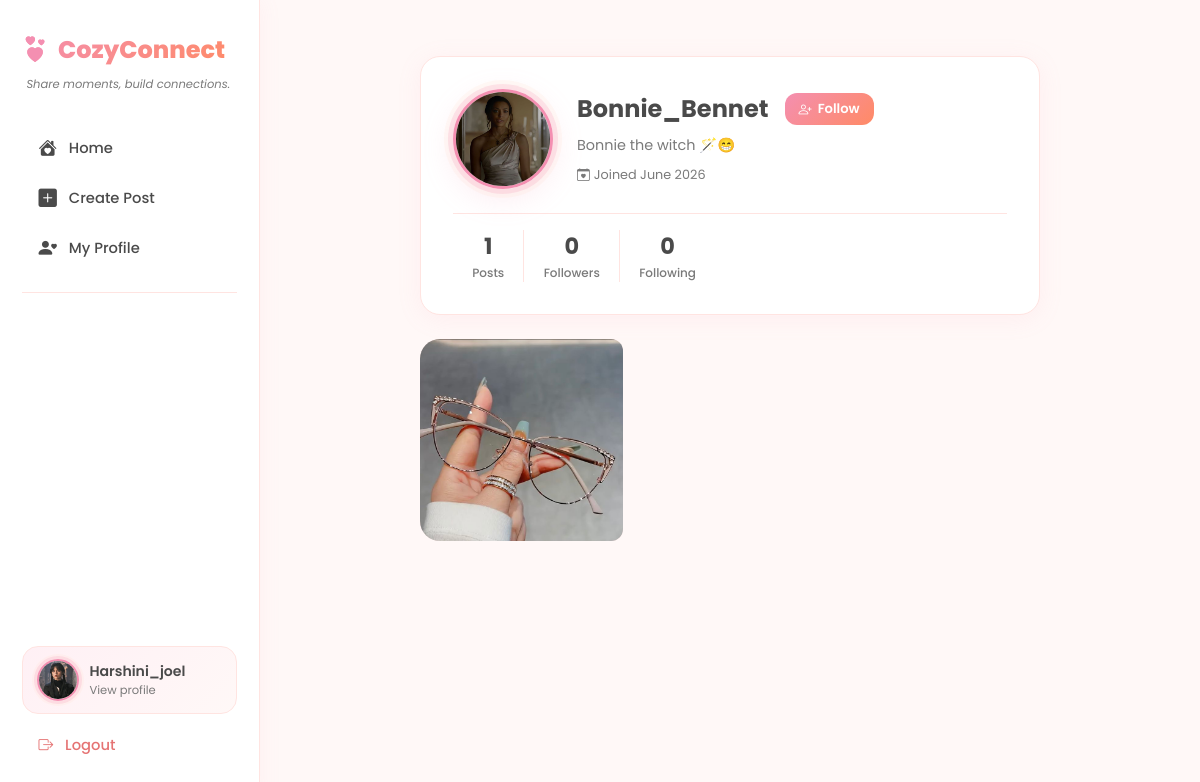
The app's page /profile/Bonnie_Bennet/ (signed in) with its own data.
### social/models.py (models this page shows, shortened)
class Profile(models.Model):
    user = models.OneToOneField(
        User,
        on_delete=models.CASCADE,
        related_name='profile'
    )
    bio = models.TextField(max_length=300, blank=True)
    avatar = models.ImageField(
        upload_to='avatars/',
        default='avatars/default.png',
        blank=True
    )
    def get_followers_count(self):
        return Follow.objects.filter(following=self.user).count()
    def get_following_count(self):
        return Follow.objects.filter(follower=self.user).count()
    def get_posts_count(self):
        return Post.objects.filter(author=self.user).count()

class Post(models.Model):
    author = models.ForeignKey(
        User,
        on_delete=models.CASCADE,
        related_name='posts'
    )
    caption = models.TextField(max_length=500, blank=True)
    image = models.ImageField(
        upload_to='posts/',
        blank=True,
        null=True
    )
    created_at = models.DateTimeField(auto_now_add=True)
    class Meta:
        ordering = ['-created_at']

### social/views.py (the view)
# urls.py: path('profile/<str:username>/', views.profile_view, name='profile'),
@login_required(login_url='login')
def profile_view(request, username):
    profile_user = get_object_or_404(User, username=username)
    profile = profile_user.profile
    posts = Post.objects.filter(author=profile_user)
    is_following = Follow.objects.filter(
        follower=request.user,
        following=profile_user
    ).exists()
    return render(request, 'social/profile.html', {
        'profile_user': profile_user,
        'profile': profile,
        'posts': posts,
        'is_following': is_following,
        'followers_count': profile.get_followers_count(),
        'following_count': profile.get_following_count(),
        'posts_count': profile.get_posts_count(),
    })

### templates/social/profile.html (shortened to what this page needs)
{% extends 'social/base.html' %}
{% block content %}
<div class="content-center">
    <div class="profile-header-card">
        <div class="d-flex align-items-center gap-4 flex-wrap">
            <div class="avatar-cozy avatar-lg">
                {% if profile.avatar %}
                <img src="{{ profile.avatar.url }}" alt="avatar">
                {% else %}
                <div class="avatar-init">{{ profile_user.username|first|upper }}</div>
                {% endif %}
            </div>
            <div class="flex-fill">
                <div class="d-flex align-items-center gap-3 flex-wrap mb-2">
                    <h4 style="font-weight:700;color:var(--text);margin:0;">{{ profile_user.username }}</h4>
                    {% if request.user == profile_user %}
                    <a href="{% url 'edit_profile' %}" class="btn-cozy-outline"
                        style="font-size:0.82rem;padding:6px 14px;">
                        <i class="bi bi-pencil-heart"></i> Edit Profile
                    </a>
                    {% else %}
                    <a href="{% url 'follow' username=profile_user.username %}"
                        class="{% if is_following %}btn-cozy-outline{% else %}btn-cozy{% endif %}"
                        style="font-size:0.82rem;padding:6px 14px;">
                        {% if is_following %}
                        <i class="bi bi-person-dash"></i> Unfollow
                        {% else %}
                        <i class="bi bi-person-plus"></i> Follow
                        {% endif %}
                    </a>
                    {% endif %}
                </div>
                {% if profile.bio %}
                <p class="profile-bio mb-2">{{ profile.bio }}</p>
                {% else %}
                <p style="color:var(--muted);font-size:0.88rem;font-style:italic;" class="mb-2">No bio yet...</p>
                {% endif %}
                <div style="font-size:0.8rem;color:var(--muted);">
                    <i class="bi bi-calendar-heart me-1"></i>Joined {{ profile_user.date_joined|date:"F Y" }}
                </div>
            </div>
        </div>
        <div class="d-flex mt-4 pt-3" style="border-top:1.5px solid var(--border);">
            <div class="stat-box">
                <span class="stat-num">{{ posts_count }}</span>
                <span class="stat-label">Posts</span>
            </div>
            <div class="stat-box">
                <span class="stat-num">{{ followers_count }}</span>
                <span class="stat-label">Followers</span>
            </div>
            <div class="stat-box">
                <span class="stat-num">{{ following_count }}</span>
                <span class="stat-label">Following</span>
            </div>
        </div>
    </div>
    {% if posts %}
    <div class="posts-grid">
        {% for post in posts %}
        <div class="grid-post">
            {% if post.image %}
            <img src="{{ post.image.url }}" alt="post">
            {% else %}
            <div class="grid-post-placeholder">
                <i class="bi bi-chat-heart" style="font-size:1.5rem;color:var(--rose);"></i>
                <span>{{ post.caption|truncatechars:25 }}</span>
            </div>
            {% endif %}
        </div>
        {% endfor %}
    </div>
    {% endif %}
</div>
{% endblock %}

### templates/social/base.html (shortened to what this page needs)
<!DOCTYPE html>
<html lang="en">
<head>
    <link href="https://cdn.jsdelivr.net/npm/bootstrap@5.3.0/dist/css/bootstrap.min.css" rel="stylesheet">
    <link href="https://cdn.jsdelivr.net/npm/bootstrap-icons@1.10.5/font/bootstrap-icons.css" rel="stylesheet">
</head>
<body>
    {% if user.is_authenticated %}
    <aside class="sidebar">
        <a href="{% url 'feed' %}" class="sidebar-brand">
            <i class="bi bi-hearts"></i>
            <span>CozyConnect</span>
        </a>
        <p class="sidebar-tagline">Share moments, build connections.</p>
        <nav>
            <a href="{% url 'feed' %}" class="nav-item-custom">
                <i class="bi bi-house-heart-fill"></i>
                <span>Home</span>
            </a>
            <a href="{% url 'create_post' %}" class="nav-item-custom">
                <i class="bi bi-plus-square-fill"></i>
                <span>Create Post</span>
            </a>
            <a href="{% url 'profile' username=request.user.username %}" class="nav-item-custom">
                <i class="bi bi-person-heart"></i>
                <span>My Profile</span>
            </a>
        </nav>
        <div class="sidebar-divider"></div>
        <div class="sidebar-bottom">
            <a href="{% url 'profile' username=request.user.username %}" class="user-pill">
                <div class="avatar-cozy">
                    {% if user.profile.avatar %}
                    <img src="{{ user.profile.avatar.url }}" alt="avatar">
                    {% else %}
                    <div class="avatar-init">{{ user.username|first|upper }}</div>
                    {% endif %}
                </div>
                <div>
                    <div class="user-pill-name">{{ user.username }}</div>
                    <div class="user-pill-sub">View profile</div>
                </div>
            </a>
            <a href="{% url 'logout' %}" class="logout-btn">
                <i class="bi bi-box-arrow-right"></i>
                <span>Logout</span>
            </a>
        </div>
    </aside>
    {% endif %}
    <div
        class="{% if user.is_authenticated %}main-content{% else %}d-flex align-items-center justify-content-center min-vh-100{% endif %}">
        {% block content %}{% endblock %}
    </div>
</body>
</html>

### templates/social/base.html (style rules this page uses)
:root { --bg: #FFF8F7; --card: #FFFFFF; --primary: #F8BBD0; --peach: #FFD6C2; --rose: #F48FB1; --rose-dark: #E91E8C; --text: #4A4A4A; --muted: #7A7A7A; --border: #FFE4E1; --radius: 20px; --shadow: 0 4px 24px rgba(244, 143, 177, 0.10); --shadow-hover: 0 8px 32px rgba(244, 143, 177, 0.18); }
* { box-sizing: border-box; margin: 0; padding: 0; }
body { background: var(--bg); color: var(--text); font-family: 'Poppins', sans-serif; min-height: 100vh; }
.sidebar { position: fixed; top: 0; left: 0; width: 260px; height: 100vh; background: var(--card); border-right: 1.5px solid var(--border); padding: 2rem 1.4rem; display: flex; flex-direction: column; z-index: 100; box-shadow: 2px 0 20px rgba(244, 143, 177, 0.07); }
.sidebar-brand { font-size: 1.5rem; font-weight: 800; background: linear-gradient(135deg, var(--rose), #FF8A65); -webkit-background-clip: text; -webkit-text-fill-color: transparent; background-clip: text; text-decoration: none; margin-bottom: 2.5rem; display: flex; align-items: center; gap: 10px; }
.sidebar-brand i { -webkit-text-fill-color: var(--rose); font-size: 1.6rem; }
.sidebar-tagline { font-size: 0.72rem; color: var(--muted); margin-top: -2rem; margin-bottom: 2rem; padding-left: 4px; font-style: italic; }
.nav-item-custom { display: flex; align-items: center; gap: 12px; padding: 12px 16px; border-radius: 14px; color: var(--text); text-decoration: none; font-weight: 500; font-size: 0.92rem; transition: all 0.25s ease; margin-bottom: 4px; }
.nav-item-custom i { font-size: 1.15rem; }
.sidebar-divider { height: 1px; background: var(--border); margin: 1rem 0; }
.sidebar-bottom { margin-top: auto; }
.user-pill { display: flex; align-items: center; gap: 10px; padding: 12px 14px; border-radius: 16px; background: linear-gradient(135deg, #FFF0F5, #FFF8F7); text-decoration: none; color: var(--text); transition: all 0.25s; border: 1.5px solid var(--border); margin-bottom: 8px; }
.user-pill-name { font-weight: 600; font-size: 0.88rem; color: var(--text); }
.user-pill-sub { font-size: 0.72rem; color: var(--muted); }
.avatar-cozy { position: relative; display: inline-block; }
.avatar-cozy img, .avatar-cozy .avatar-init { width: 42px; height: 42px; border-radius: 50%; object-fit: cover; border: 2.5px solid var(--rose); box-shadow: 0 0 0 3px rgba(244, 143, 177, 0.2), 0 0 0 5px rgba(255, 214, 194, 0.15); }
.avatar-lg img, .avatar-lg .avatar-init { width: 100px; height: 100px; font-size: 2.2rem; border: 3px solid var(--rose); box-shadow: 0 0 0 5px rgba(244, 143, 177, 0.2), 0 0 0 9px rgba(255, 214, 194, 0.15), 0 8px 32px rgba(244, 143, 177, 0.2); }
.main-content { margin-left: 260px; min-height: 100vh; padding: 2rem 2.5rem; }
.content-center { max-width: 620px; margin: 0 auto; }
.profile-header-card { background: var(--card); border-radius: var(--radius); padding: 2rem; box-shadow: var(--shadow); margin-bottom: 1.5rem; border: 1.5px solid var(--border); }
.profile-bio { color: var(--muted); font-size: 0.9rem; line-height: 1.7; word-wrap: break-word; overflow-wrap: break-word; white-space: pre-wrap; max-width: 100%; display: block; }
.stat-box { text-align: center; padding: 0 1.2rem; border-right: 1px solid var(--border); }
.stat-box:last-child { border-right: none; }
.stat-num { font-size: 1.4rem; font-weight: 700; color: var(--text); display: block; }
.stat-label { font-size: 0.75rem; color: var(--muted); font-weight: 500; }
.posts-grid { display: grid; grid-template-columns: repeat(3, 1fr); gap: 6px; border-radius: var(--radius); overflow: hidden; }
.grid-post { aspect-ratio: 1; overflow: hidden; background: var(--border); position: relative; border-radius: 12px; }
.grid-post img { width: 100%; height: 100%; object-fit: cover; transition: transform 0.3s ease; }
.btn-cozy { background: linear-gradient(135deg, var(--rose), #FF8A65); color: white; border: none; border-radius: 12px; padding: 9px 22px; font-weight: 600; font-family: 'Poppins', sans-serif; font-size: 0.9rem; transition: all 0.25s ease; text-decoration: none; display: inline-flex; align-items: center; gap: 6px; }
.logout-btn { display: flex; align-items: center; gap: 12px; padding: 12px 16px; border-radius: 14px; color: #E57373; text-decoration: none; font-weight: 500; font-size: 0.92rem; transition: all 0.25s ease; width: 100%; }

### records on screen
Profile: avatar (picture), bio "Bonnie the witch 🪄😁"
Post: image (picture)

### other values on screen
{{ user.username }} "Harshini_joel"
{{ profile_user.username }} "Bonnie_Bennet"
{{ profile_user.date_joined|date:"F Y" }} "June 2026"
{{ posts_count }} "1"
{{ followers_count }} "0"
{{ following_count }} "0"
